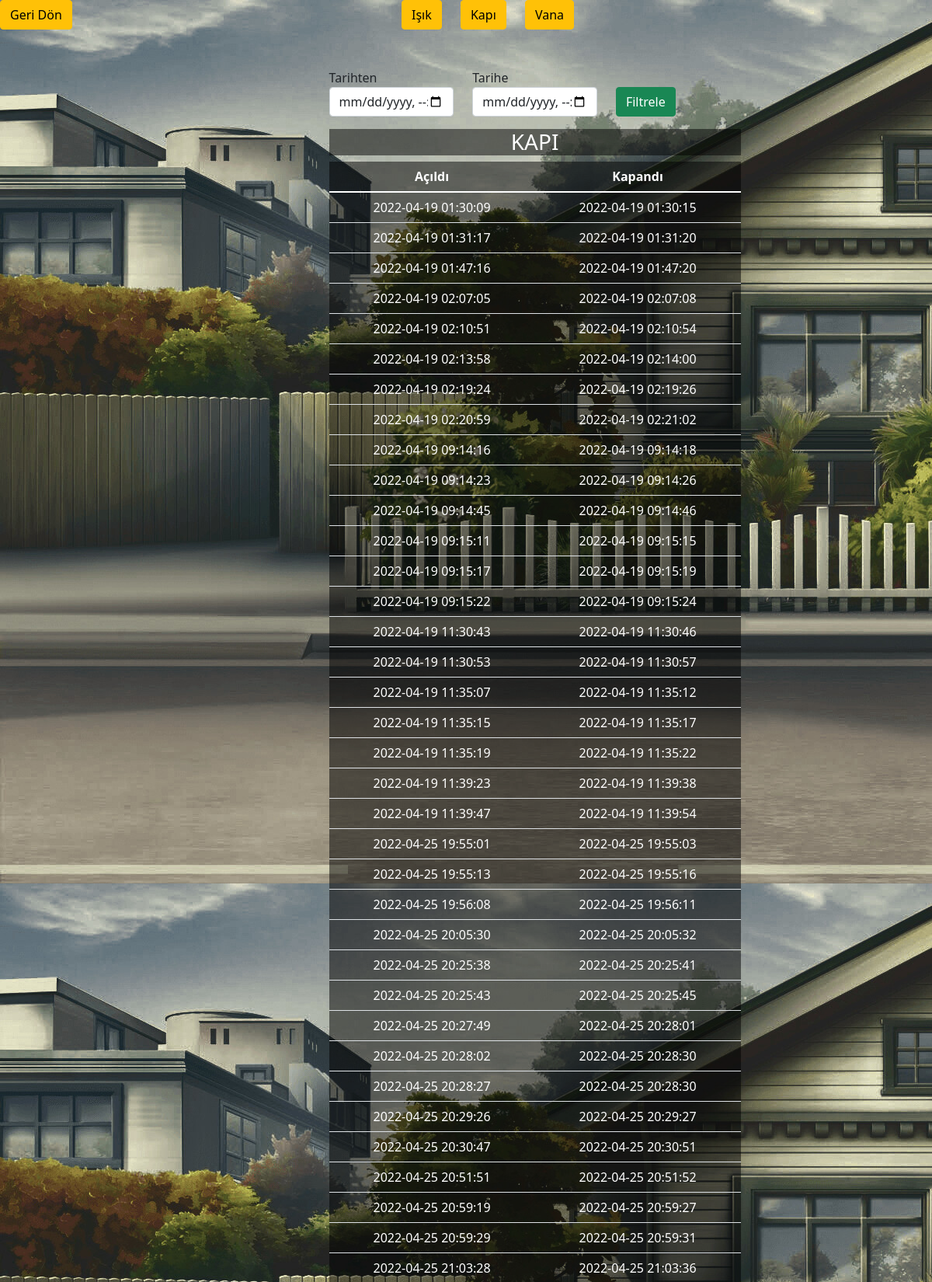
Screenshot of /sayfalar/kapi_log.php (upper part) with the database file from the repository.
### tables this page shows
CREATE TABLE `log_kapi` (
  `id` int(11) NOT NULL,
  `log_acik` datetime NOT NULL,
  `log_kapali` datetime NOT NULL
);

### sayfalar/kapi_log.php (the view, shortened to what this page needs)
<html>
<head>
    <link rel="stylesheet" type="text/css" href="../css/log.css">
    <link href="https://cdn.jsdelivr.net/npm/bootstrap@5.1.3/dist/css/bootstrap.min.css" rel="stylesheet">
</head>
<body>
    <nav>
        <a href="evotomasyonu.php"><button type="button" class="btn btn-warning">Geri Dön</button></a>
        <a href="isik_log.php"><button id="buton1" type="button" class="btn btn-warning">Işık</button></a>
        <a href="kapi_log.php"><button id="buton2" type="button" class="btn btn-warning">Kapı</button></a>
        <a href="vana_log.php"><button id="buton4" type="button" class="btn btn-warning">Vana</button></a>
    </nav>
    <div class="container-fluid">
        <div class="container1">
            <form  action="" method="POST">
                <div class="row">
                    <div class="col-md-4">
                        <div class="form-group">
                            <label>Tarihten</label>
                            <input type="datetime-local" name="log_acik" value="<?php if (isset($_GET['log_acik'])) {
                                                                                    echo $_GET['log_acik'];
                                                                                } ?>" class="form-control">
                        </div>
                    </div>
                    <div class="col-md-4">
                        <div class="form-group">
                            <label>Tarihe</label>
                            <input type="datetime-local" name="log_kapali" value="<?php if (isset($_GET['log_kapali'])) {
                                                                                        echo $_GET['log_kapali'];
                                                                                    } ?>" class="form-control">
                        </div>
                    </div>
                    <div class="col-md-4">
                        <div class="form-group">
                            <br>
                            <button type="submit" class="btn btn-success">Filtrele</button>
                        </div>
                    </div>
                </div>
            </form>
            <h3>KAPI</h3>
            <table id="tablo" class="table">
                <thead>
                    <th>Açıldı</th>
                    <th>Kapandı</th>
                </thead>
                <tbody>
                    <?php
                    $con = mysqli_connect("localhost", "root", "", "dbstatusled");
                    if ($_POST) {
                        $log_acik = $_POST['log_acik'];
                        $log_kapali = $_POST['log_kapali'];
                        $query = "SELECT * FROM log_kapi WHERE log_acik BETWEEN '$log_acik' AND '$log_kapali' ";
                        $query_run = mysqli_query($con, $query);
                        if (mysqli_num_rows($query_run) > 0) {
                            foreach ($query_run as $row) {
                    ?>
                                <tr>
                                    <td><?= $row['log_acik']; ?></td>
                                    <td><?= $row['log_kapali']; ?></td>
                                </tr>
                            <?php
                            }
                        } else {
                            echo "Veri Bulunamadı !!";
                        }
                    } else {
                        $query = "SELECT * FROM log_kapi ";
                        $query_run = mysqli_query($con, $query);
                        if (mysqli_num_rows($query_run) > 0) {
                            foreach ($query_run as $row) {
                            ?>
                                <tr>
                                    <td><?= $row['log_acik']; ?></td>
                                    <td><?= $row['log_kapali']; ?></td>
                                </tr>
                    <?php
                            }
                        }
                    }
                    ?>
                </tbody>
            </table>
        </div>
    </div>
</body>
</html

### css/log.css (style rules this page uses)
body { background-image: url(../images/b.jpg) }
.container-fluid { margin-top: 50px; }
.container1 { width: 530px; height: 400px; margin-left: 35%; }
h3 { text-align: center; color: white; background-color: rgba(0, 0, 0, 0.5) !important; }
#tablo { color: white; background-color: rgba(0, 0, 0, 0.5) !important; }
#buton1 { margin-left: 35%; }
#buton2 { margin-left: 20px; }
#buton4 { margin-left: 20px; }
td, tr { text-align: center; }

### rows the page displays
log_kapi: log_acik "2022-04-19 01:30:09", log_kapali "2022-04-19 01:30:15"
log_kapi: log_acik "2022-04-19 01:31:17", log_kapali "2022-04-19 01:31:20"
log_kapi: log_acik "2022-04-19 01:47:16", log_kapali "2022-04-19 01:47:20"
log_kapi: log_acik "2022-04-19 02:07:05", log_kapali "2022-04-19 02:07:08"
log_kapi: log_acik "2022-04-19 02:10:51", log_kapali "2022-04-19 02:10:54"
log_kapi: log_acik "2022-04-19 02:13:58", log_kapali "2022-04-19 02:14:00"
log_kapi: log_acik "2022-04-19 02:19:24", log_kapali "2022-04-19 02:19:26"
log_kapi: log_acik "2022-04-19 02:20:59", log_kapali "2022-04-19 02:21:02"
log_kapi: log_acik "2022-04-19 09:14:16", log_kapali "2022-04-19 09:14:18"
log_kapi: log_acik "2022-04-19 09:14:23", log_kapali "2022-04-19 09:14:26"
log_kapi: log_acik "2022-04-19 09:14:45", log_kapali "2022-04-19 09:14:46"
log_kapi: log_acik "2022-04-19 09:15:11", log_kapali "2022-04-19 09:15:15"
log_kapi: log_acik "2022-04-19 09:15:17", log_kapali "2022-04-19 09:15:19"
log_kapi: log_acik "2022-04-19 09:15:22", log_kapali "2022-04-19 09:15:24"
log_kapi: log_acik "2022-04-19 11:30:43", log_kapali "2022-04-19 11:30:46"
log_kapi: log_acik "2022-04-19 11:30:53", log_kapali "2022-04-19 11:30:57"
log_kapi: log_acik "2022-04-19 11:35:07", log_kapali "2022-04-19 11:35:12"
log_kapi: log_acik "2022-04-19 11:35:15", log_kapali "2022-04-19 11:35:17"
log_kapi: log_acik "2022-04-19 11:35:19", log_kapali "2022-04-19 11:35:22"
log_kapi: log_acik "2022-04-19 11:39:23", log_kapali "2022-04-19 11:39:38"
log_kapi: log_acik "2022-04-19 11:39:47", log_kapali "2022-04-19 11:39:54"
log_kapi: log_acik "2022-04-25 19:55:01", log_kapali "2022-04-25 19:55:03"
log_kapi: log_acik "2022-04-25 19:55:13", log_kapali "2022-04-25 19:55:16"
log_kapi: log_acik "2022-04-25 19:56:08", log_kapali "2022-04-25 19:56:11"
log_kapi: log_acik "2022-04-25 20:05:30", log_kapali "2022-04-25 20:05:32"
log_kapi: log_acik "2022-04-25 20:25:38", log_kapali "2022-04-25 20:25:41"
log_kapi: log_acik "2022-04-25 20:25:43", log_kapali "2022-04-25 20:25:45"
log_kapi: log_acik "2022-04-25 20:27:49", log_kapali "2022-04-25 20:28:01"
log_kapi: log_acik "2022-04-25 20:28:02", log_kapali "2022-04-25 20:28:30"
log_kapi: log_acik "2022-04-25 20:28:27", log_kapali "2022-04-25 20:28:30"
log_kapi: log_acik "2022-04-25 20:29:26", log_kapali "2022-04-25 20:29:27"
log_kapi: log_acik "2022-04-25 20:30:47", log_kapali "2022-04-25 20:30:51"
log_kapi: log_acik "2022-04-25 20:51:51", log_kapali "2022-04-25 20:51:52"
log_kapi: log_acik "2022-04-25 20:59:19", log_kapali "2022-04-25 20:59:27"
log_kapi: log_acik "2022-04-25 20:59:29", log_kapali "2022-04-25 20:59:31"
log_kapi: log_acik "2022-04-25 21:03:28", log_kapali "2022-04-25 21:03:36"
